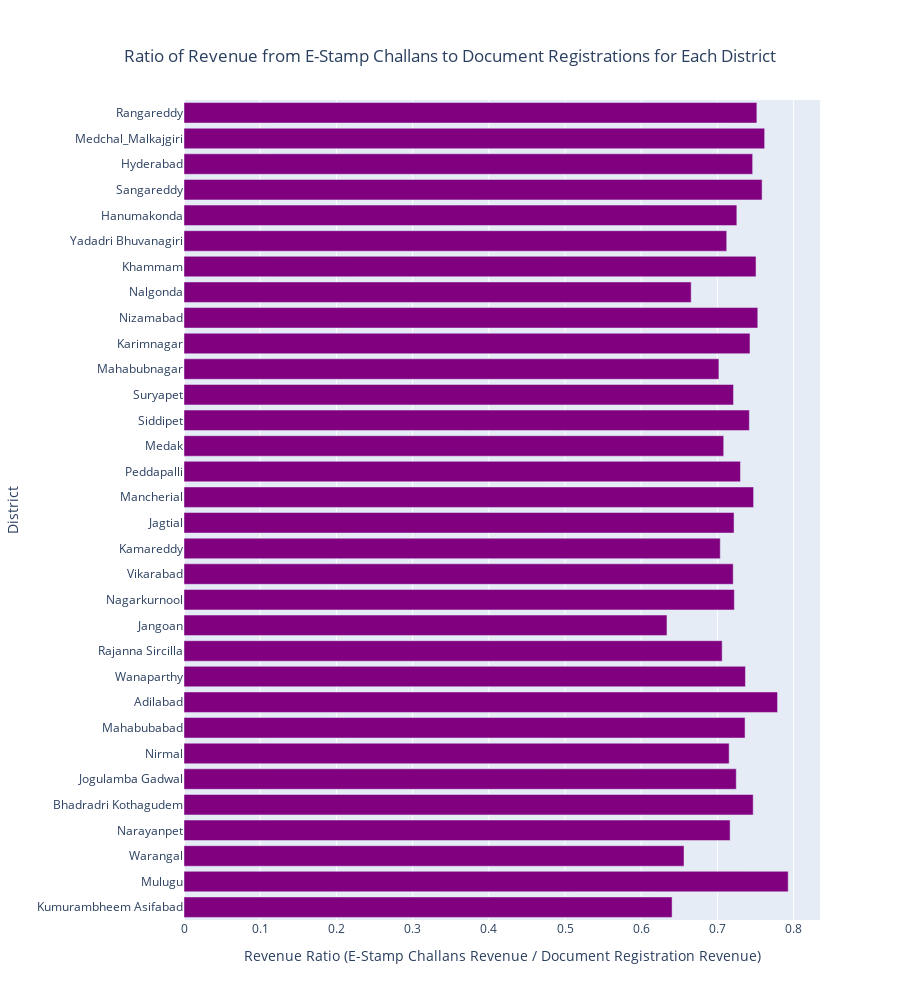

This figure's notebook cell:
### Code cell
# Bar Chart for Revenue Ratio
fig_ratio = go.Figure(data=[
    go.Bar(name='Revenue Ratio', y=merged_revs['district'], x=merged_revs['revenue_ratio'], orientation='h',marker=dict(color='purple'))
])

# Update the layout with a descriptive title
fig_ratio.update_layout(
    title={
        'text': "Ratio of Revenue from E-Stamp Challans to Document Registrations for Each District",
        'y':0.95,
        'x':0.5,
        'xanchor': 'center',
        'yanchor': 'top'
    },
    yaxis_title="District",
    xaxis_title="Revenue Ratio (E-Stamp Challans Revenue / Document Registration Revenue)",
    height=1000
    
)

fig_ratio.show()

### Figure 1 — Plotly figure (JSON) as saved in the notebook; plotly's stock layout.template omitted (floating-point values rounded to 4 significant figures)
{"data": [{"marker": {"color": "purple"}, "name": "Revenue Ratio", "orientation": "h", "type": "bar", "x": [0.6405, 0.7929, 0.6562, 0.7166, 0.7469, 0.7247, 0.7154, 0.7362, 0.7789, 0.7368, 0.7062, 0.6338, 0.7222, 0.7207, 0.7037, 0.7218, 0.7475, 0.7302, 0.7082, 0.7419, 0.7211, 0.7019, 0.7427, 0.7529, 0.6655, 0.7506, 0.7122, 0.7255, 0.7586, 0.7462, 0.762, 0.7517], "y": ["Kumurambheem Asifabad", "Mulugu", "Warangal", "Narayanpet", "Bhadradri Kothagudem", "Jogulamba Gadwal", "Nirmal", "Mahabubabad", "Adilabad", "Wanaparthy", "Rajanna Sircilla", "Jangoan", "Nagarkurnool", "Vikarabad", "Kamareddy", "Jagtial", "Mancherial", "Peddapalli", "Medak", "Siddipet", "Suryapet", "Mahabubnagar", "Karimnagar", "Nizamabad", "Nalgonda", "Khammam", "Yadadri Bhuvanagiri", "Hanumakonda", "Sangareddy", "Hyderabad", "Medchal_Malkajgiri", "Rangareddy"]}], "layout": {"height": 1000, "title": {"text": "Ratio of Revenue from E-Stamp Challans to Document Registrations for Each District", "x": 0.5, "xanchor": "center", "y": 0.95, "yanchor": "top"}, "xaxis": {"title": {"text": "Revenue Ratio (E-Stamp Challans Revenue / Document Registration Revenue)"}}, "yaxis": {"title": {"text": "District"}}}}
